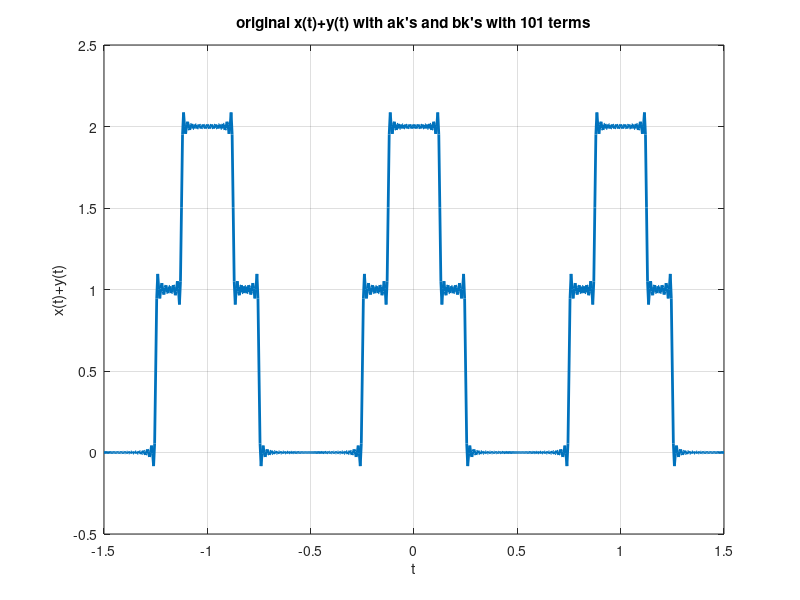
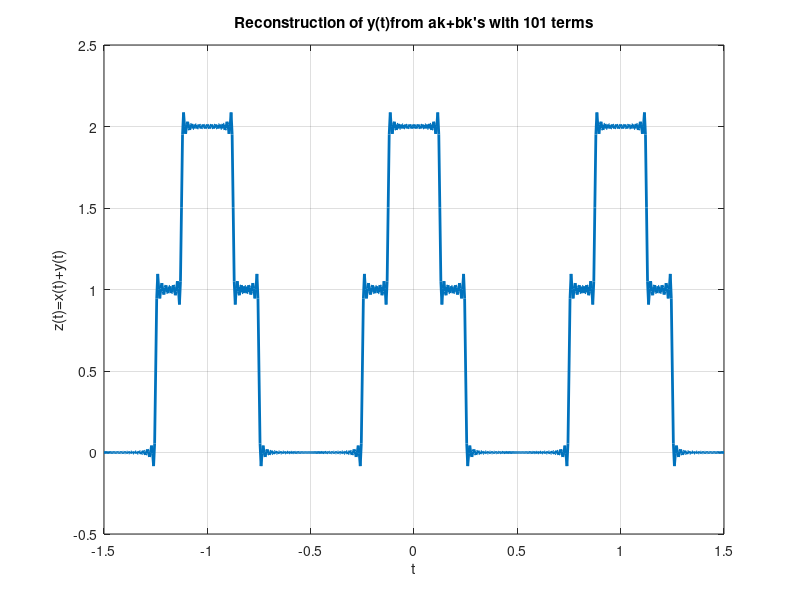

Reproduce these figures in MATLAB, in order.
clc 
clear all 
close all
% FS coefficients of periodic square waves 
k = -50:50;
T1 = 0.25;
T=1;
ak = sin(k*2*pi*(T1/T))./(k*pi);
ak(51)=2*T1/T; % Manual correction for a0 ?> ak(51)
t = -1.5:0.005:1.5;
xt = zeros(1,length(t)); 

for k = -50:50
xt = xt + ak(k+51)*exp(1j*k*2*pi/T *t); 
end

T1 = 0.125;
T=1;
k = -50:50;
bk = sin(k*2*pi*(T1/T))./(k*pi);
bk(51) = 2*T1/T; % Manual correction for b0 ?> bk(51)
yt = zeros(1,length(t)); 

for k = -50:50
yt = yt + bk(k+51)*exp(1j*k*2*pi/T *t); 
end

sum=xt+yt;
% Application of linearity property of FS 
ck = ak+bk; 
% Reconstruction with M=50 
w0 = 2*pi/T;
zt = zeros(1,length(t)); 

for k = -50:50
zt = zt + ck(k+51)*exp(1j*k*w0*t); 
end

figure(1);
plot(t,real(sum),'lineWidth',2);
xlabel('t');
ylabel('x(t)+y(t)');
title('original x(t)+y(t) with ak''s and bk''s with 101 terms'); 
grid;

figure(2);
plot(t,real(zt),'lineWidth',2);
xlabel('t');
ylabel('z(t)=x(t)+y(t)');
title('Reconstruction of y(t)from ak+bk''s with 101 terms'); 
grid;
